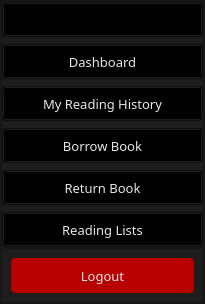
           <widget class="QFrame" name="frame_88">
            <property name="maximumSize">
             <size>
              <width>200</width>
              <height>16777215</height>
             </size>
            </property>
            <property name="styleSheet">
             <string notr="true">background-color: rgb(29, 29, 29);
color: rgb(231, 231, 231);</string>
            </property>
            <property name="frameShape">
             <enum>QFrame::StyledPanel</enum>
            </property>
            <property name="frameShadow">
             <enum>QFrame::Raised</enum>
            </property>
            <layout class="QVBoxLayout" name="verticalLayout_34">
             <property name="spacing">
              <number>0</number>
             </property>
             <property name="leftMargin">
              <number>0</number>
             </property>
             <property name="topMargin">
              <number>0</number>
             </property>
             <property name="rightMargin">
              <number>0</number>
             </property>
             <property name="bottomMargin">
              <number>0</number>
             </property>
             <item>
              <widget class="QFrame" name="frame_89">
               <property name="maximumSize">
                <size>
                 <width>16777215</width>
                 <height>60</height>
                </size>
               </property>
               <property name="styleSheet">
                <string notr="true">background-color: rgb(115, 115, 115);</string>
               </property>
               <property name="frameShape">
                <enum>QFrame::StyledPanel</enum>
               </property>
               <property name="frameShadow">
                <enum>QFrame::Raised</enum>
               </property>
               <widget class="QLabel" name="label_56">
                <property name="geometry">
                 <rect>
                  <x>70</x>
                  <y>0</y>
                  <width>131</width>
                  <height>61</height>
                 </rect>
                </property>
                <property name="font">
                 <font>
                  <family>Nova Flat</family>
                  <pointsize>13</pointsize>
                 </font>
                </property>
                <property name="text">
                 <string>Userx</string>
                </property>
                <property name="alignment">
                 <set>Qt::AlignCenter</set>
                </property>
               </widget>
               <widget class="QLabel" name="label_57">
                <property name="geometry">
                 <rect>
                  <x>10</x>
                  <y>4</y>
                  <width>52</width>
                  <height>51</height>
                 </rect>
                </property>
                <property name="text">
                 <string/>
                </property>
                <property name="pixmap">
                 <pixmap resource="resources.qrc">:/icons/icons/user.png</pixmap>
                </property>
                <property name="scaledContents">
                 <bool>true</bool>
                </property>
               </widget>
              </widget>
             </item>
             <item>
              <widget class="QFrame" name="frame_90">
               <property name="font">
                <font>
                 <family>Nova Flat</family>
                </font>
               </property>
               <property name="frameShape">
                <enum>QFrame::StyledPanel</enum>
               </property>
               <property name="frameShadow">
                <enum>QFrame::Raised</enum>
               </property>
               <layout class="QVBoxLayout" name="verticalLayout_35">
                <property name="spacing">
                 <number>7</number>
                </property>
                <property name="leftMargin">
                 <number>0</number>
                </property>
                <property name="topMargin">
                 <number>0</number>
                </property>
                <property name="rightMargin">
                 <number>0</number>
                </property>
                <property name="bottomMargin">
                 <number>0</number>
                </property>
                <item>
                 <widget class="QPushButton" name="pushButton_32">
                  <property name="minimumSize">
                   <size>
                    <width>201</width>
                    <height>35</height>
                   </size>
                  </property>
                  <property name="maximumSize">
                   <size>
                    <width>201</width>
                    <height>35</height>
                   </size>
                  </property>
                  <property name="font">
                   <font>
                    <family>Nova Flat</family>
                    <pointsize>10</pointsize>
                   </font>
                  </property>
                  <property name="cursor">
                   <cursorShape>PointingHandCursor</cursorShape>
                  </property>
                  <property name="styleSheet">
                   <string notr="true">background-color: transparent;</string>
                  </property>
                  <property name="text">
                   <string/>
                  </property>
                 </widget>
                </item>
                <item>
                 <widget class="QPushButton" name="pushButton_11">
                  <property name="minimumSize">
                   <size>
                    <width>201</width>
                    <height>35</height>
                   </size>
                  </property>
                  <property name="maximumSize">
                   <size>
                    <width>201</width>
                    <height>35</height>
                   </size>
                  </property>
                  <property name="font">
                   <font>
                    <family>Nova Flat</family>
                    <pointsize>10</pointsize>
                   </font>
                  </property>
                  <property name="cursor">
                   <cursorShape>PointingHandCursor</cursorShape>
                  </property>
                  <property name="styleSheet">
                   <string notr="true">background-color: transparent;</string>
                  </property>
                  <property name="text">
                   <string>Dashboard</string>
                  </property>
                 </widget>
                </item>
                <item>
                 <widget class="QPushButton" name="pushButton_30">
                  <property name="minimumSize">
                   <size>
                    <width>201</width>
                    <height>35</height>
                   </size>
                  </property>
                  <property name="maximumSize">
                   <size>
                    <width>201</width>
                    <height>35</height>
                   </size>
                  </property>
                  <property name="font">
                   <font>
                    <family>Nova Flat</family>
                    <pointsize>10</pointsize>
                   </font>
                  </property>
                  <property name="cursor">
                   <cursorShape>PointingHandCursor</cursorShape>
                  </property>
                  <property name="styleSheet">
                   <string notr="true">background-color: transparent;</string>
                  </property>
                  <property name="text">
                   <string>My Reading History</string>
                  </property>
                 </widget>
                </item>
                <item>
                 <widget class="QPushButton" name="pushButton_28">
                  <property name="minimumSize">
                   <size>
                    <width>201</width>
                    <height>35</height>
                   </size>
                  </property>
                  <property name="maximumSize">
                   <size>
                    <width>201</width>
                    <height>35</height>
                   </size>
                  </property>
                  <property name="font">
                   <font>
                    <family>Nova Flat</family>
                    <pointsize>10</pointsize>
                   </font>
                  </property>
                  <property name="cursor">
                   <cursorShape>PointingHandCursor</cursorShape>
                  </property>
                  <property name="styleSheet">
                   <string notr="true">background-color: transparent;</string>
                  </property>
                  <property name="text">
                   <string>Borrow Book</string>
                  </property>
                 </widget>
                </item>
                <item>
                 <widget class="QPushButton" name="pushButton_29">
                  <property name="minimumSize">
                   <size>
                    <width>201</width>
                    <height>35</height>
                   </size>
                  </property>
                  <property name="maximumSize">
                   <size>
                    <width>201</width>
                    <height>35</height>
                   </size>
                  </property>
                  <property name="font">
                   <font>
                    <family>Nova Flat</family>
                    <pointsize>10</pointsize>
                   </font>
                  </property>
                  <property name="cursor">
                   <cursorShape>PointingHandCursor</cursorShape>
                  </property>
                  <property name="styleSheet">
                   <string notr="true">background-color: transparent;</string>
                  </property>
                  <property name="text">
                   <string>Return Book</string>
                  </property>
                 </widget>
                </item>
                <item>
                 <widget class="QPushButton" name="pushButton_31">
                  <property name="minimumSize">
                   <size>
                    <width>201</width>
                    <height>35</height>
                   </size>
                  </property>
                  <property name="maximumSize">
                   <size>
                    <width>201</width>
                    <height>35</height>
                   </size>
                  </property>
                  <property name="font">
                   <font>
                    <family>Nova Flat</family>
                    <pointsize>10</pointsize>
                   </font>
                  </property>
                  <property name="cursor">
                   <cursorShape>PointingHandCursor</cursorShape>
                  </property>
                  <property name="styleSheet">
                   <string notr="true">background-color: transparent;</string>
                  </property>
                  <property name="text">
                   <string>Reading Lists</string>
                  </property>
                 </widget>
                </item>
               </layout>
              </widget>
             </item>
             <item alignment="Qt::AlignBottom">
              <widget class="QFrame" name="frame_91">
               <property name="frameShape">
                <enum>QFrame::StyledPanel</enum>
               </property>
               <property name="frameShadow">
                <enum>QFrame::Raised</enum>
               </property>
               <layout class="QVBoxLayout" name="verticalLayout_36">
                <item alignment="Qt::AlignBottom">
                 <widget class="QPushButton" name="pushButton_33">
                  <property name="minimumSize">
                   <size>
                    <width>0</width>
                    <height>35</height>
                   </size>
                  </property>
                  <property name="maximumSize">
                   <size>
                    <width>201</width>
                    <height>35</height>
                   </size>
                  </property>
                  <property name="font">
                   <font>
                    <family>Nova Flat</family>
                    <pointsize>10</pointsize>
                   </font>
                  </property>
                  <property name="cursor">
                   <cursorShape>PointingHandCursor</cursorShape>
                  </property>
                  <property name="styleSheet">
                   <string notr="true">background-color: rgb(185, 0, 0);
border-radius:4px</string>
                  </property>
                  <property name="text">
                   <string>Logout</string>
                  </property>
                 </widget>
                </item>
               </layout>
              </widget>
             </item>
            </layout>
           </widget>
